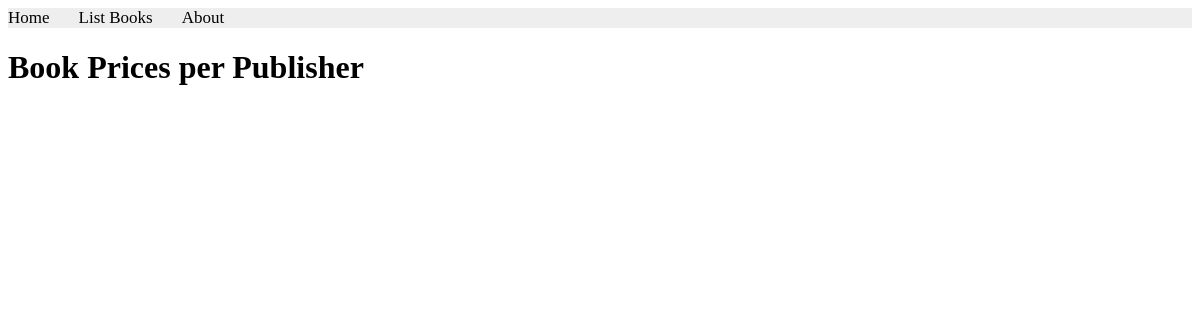
Page /books/lab9/task4/ on the earlier database version.
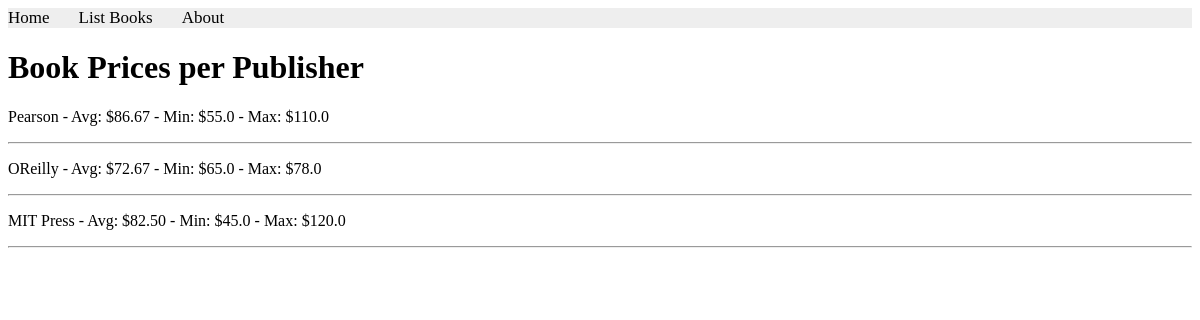
Same page on the later database version.
### apps/bookmodule/models.py (models this page shows)
class Publisher(models.Model):
    name = models.CharField(max_length=200)
    location = models.CharField(max_length=300)

### apps/bookmodule/views.py (the view)
# urls.py: path('lab9/task4/', views.lab9_task4, name='books.lab9_task4'),
def lab9_task4(request):
    publishers = Publisher.objects.annotate(
        avg_price=Avg('book__price'),
        min_price=Min('book__price'),
        max_price=Max('book__price')
    )
    return render(request, 'bookmodule/lab9_task4.html', {'publishers': publishers})

### apps/templates/bookmodule/lab9_task4.html (shortened to what this page needs)
{% extends "layouts/base.html" %}
{% block content %}
<h1>Book Prices per Publisher</h1>
{% for publisher in publishers %}
    <p>{{ publisher.name }} - Avg: ${{ publisher.avg_price|floatformat:2 }} - Min: ${{ publisher.min_price }} - Max: ${{ publisher.max_price }}</p>
    <hr>
{% endfor %}
{% endblock content %}

### apps/templates/layouts/base.html (shortened to what this page needs)
<!DOCTYPE html>
<html>
{% load static %}
<head>
 <link rel="stylesheet" href="{% static 'styles.css' %}">
<link rel="stylesheet" href="https://cdnjs.cloudflare.com/ajax/libs/fontawesome/4.7.0/css/font-awesome.min.css">
</head>
<body>
 {% include "includes/header.html" %}
 {% block content %} {% endblock content %}
</body>
</html>

### apps/templates/includes/header.html
{% with request.resolver_match.url_name as url_name %}
<div class="topnav">
 <a href="{% url "books.index" %}">Home</a>
 <a href="{% url "books.list_books" %}">List Books</a>
 <a href="{% url "books.aboutus" %}">About</a>
</div>
{% endwith %}

### apps/static/styles.css (style rules this page uses)
.topnav { background-color: #eeeeee; width: 100%; }
.topnav a { color: #000000; text-align: center; margin-right: 25px; text-decoration: none; font-size: 17px; }

Differences in the rows shown:
added Publisher: name "Pearson", avg_price "86.67", min_price "55.0", max_price "110.0"
added Publisher: name "OReilly", avg_price "72.67", min_price "65.0", max_price "78.0"
added Publisher: name "MIT Press", avg_price "82.50", min_price "45.0", max_price "120.0"
